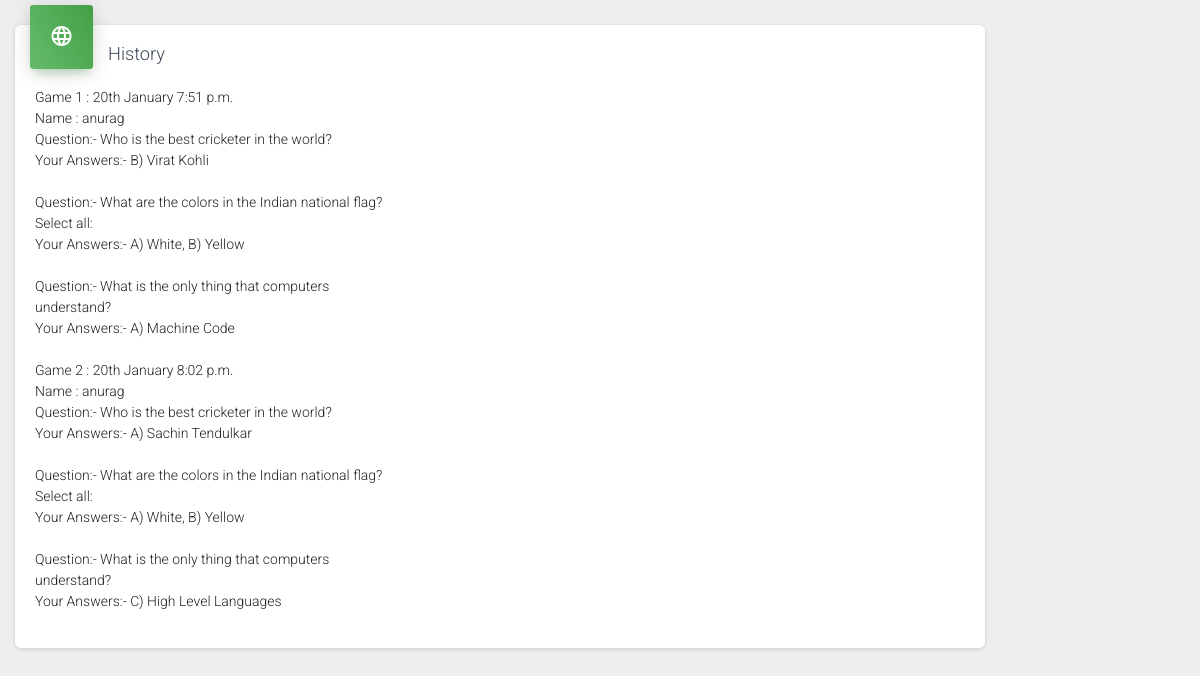
Screenshot of /history/9/ with the database file from the repository.
### Trivia/models.py (models this page shows, shortened)
class BaseContent(models.Model):
    ACTIVE_CHOICES  = ((0, 'Inactive'), (2, 'Active'),)
    active          = models.PositiveIntegerField(choices=ACTIVE_CHOICES,default=2)
    created         = models.DateTimeField(auto_now_add=True)
    modified        = models.DateTimeField(auto_now=True)
    class Meta:
        abstract = True

class GameReocrd(BaseContent):
    name = models.ForeignKey(UserProfile, blank=True, null=True, on_delete=models.CASCADE)
    config = JSONField(default={})

class UserProfile(BaseContent):
    name            = models.CharField(max_length=100)
    def __str__(self):
        return str(self.name)

class Question(BaseContent):
    text = models.CharField(_('question text'), max_length=500)
    qtype = models.CharField(_('question type'), max_length=2, choices=QTYPE_CHOICES)
    def __str__(self):
        return "%s" % (self.text)

class Choice(BaseContent):
    question = models.ForeignKey(Question,
                                  on_delete=models.CASCADE, blank=True, null=True)
    text = models.CharField(_('choice text'), max_length=500)
    is_correct = models.BooleanField(default=False)

### Trivia/views.py (the view)
# urls.py: path('history/<int:pk>/', user_histroy, name='user_history'),
def user_histroy(request,pk):
    quest = Question.objects.all()
    records = GameReocrd.objects.filter(name__id = pk)
    return render(request, 'trivia/user_history.html', locals())

### Trivia/templatetags/common_tags.py (called while the page is built)
@register.simple_tag
def get_summary(ques_id, summary):
	ch= summary.config.get(str(ques_id))
	res = ""
	ans= []
	if ch:
		choice = Choice.objects.filter(id__in=ch)
		correct_ans = Choice.objects.filter(question__id = ques_id, is_correct=True)
		for cr in correct_ans:
			ans.append(cr.text)
		for c in range(len(choice)):
			if len(choice) == 1:
				res = res + choice[c].text
			else:
				if c == (len(choice)-1):
					res = res + choice[c].text
				else:
					res = res + choice[c].text + ",  "
	return res,ans

### templates/trivia/user_history.html
{% extends 'base.html' %}
{% block content %}
{% load common_tags %}
<div class="col-md-10">
	<div class="card">
		<div class="card-header card-header-icon" data-background-color="green">
			<i class="material-icons">&#xE894;</i>
		</div>
		<div class="card-content">
			<h4 class="card-title">History</h4>
			<div class="row">
				<div class="col-md-5">
					{% for rec in records %}
						Game {{forloop.counter}}  : {{ rec.created|date:"dS F f a" }} <br>
						Name : {{rec.name}}	<br>
						{% for ques in quest %}
							{% get_summary ques.id rec as response %}
								Question:- {{ques}} <br>
								Your Answers:- {{response.0}} <br> <br>
						{% endfor %}
					{% endfor %}
                </div>
            </div>
        </div>
    </div>
</div>
{% endblock %}

### rows the page displays
GameReocrd: created "20th January 7:51 p.m.", name "anurag"
Question: text "Who is the best cricketer in the world?"
Choice: text "B) Virat Kohli"
Question: text "What are the colors in the Indian national flag? Select all:", response "A) White, B) Yellow"
Question: text "What is the only thing that computers understand?"
Choice: text "A) Machine Code"
GameReocrd: created "20th January 8:02 p.m.", name "anurag"
Choice: text "A) Sachin Tendulkar"
Choice: text "C) High Level Languages"
